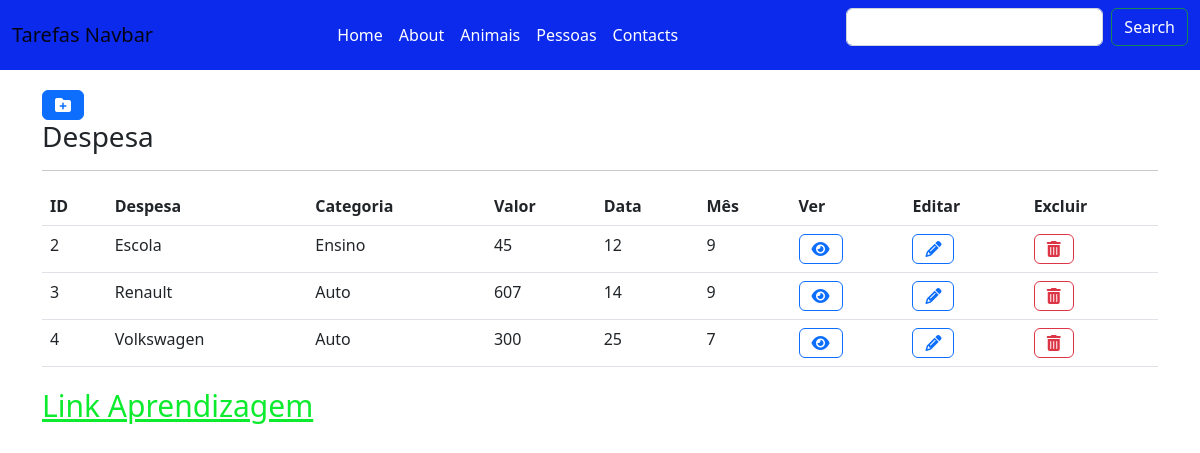
Before: /despesa/lista/ with the older database file.
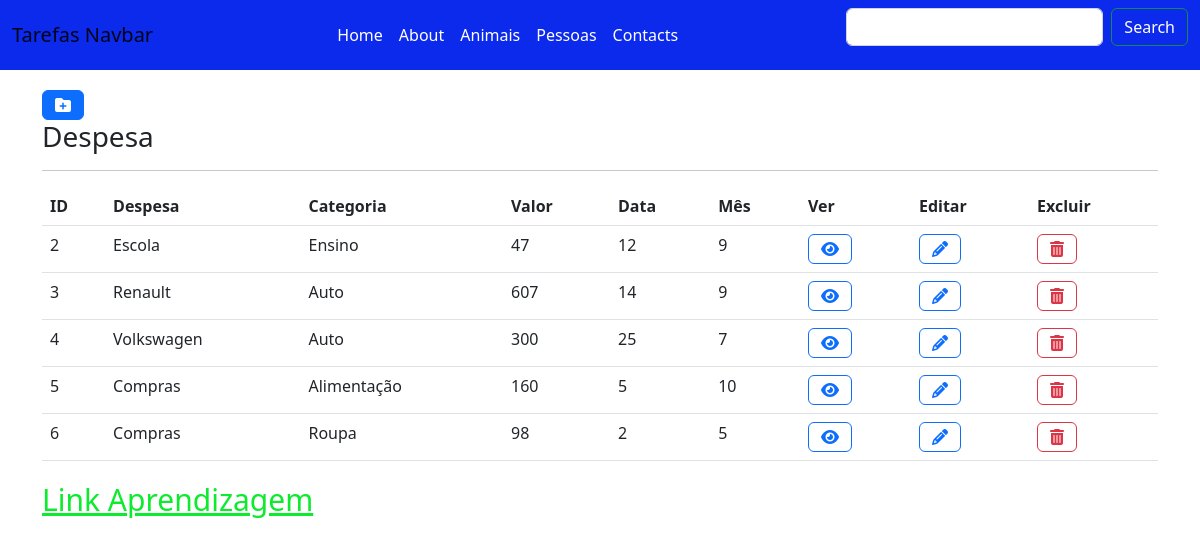
After: the same page with the newer database file.
### apps/despesa/models.py (models this page shows, shortened)
class Despesa(models.Model):
    despesa = models.CharField(max_length=30)
    categoria = models.CharField(max_length=30)
    valor = models.CharField(max_length=10)
    data = models.IntegerField()
    mes = models.IntegerField()

### apps/despesa/views.py (the view)
# urls.py: path('lista/', DespesaListView.as_view(), name='lista'),
class DespesaListView(ListView):
    model = Despesa

### apps/despesa/templates/despesa/despesa_list.html
{% extends "base.html" %}
{% block content %}
<a class="btn btn-primary" href="{% url 'despesa:novo' %}"><i class="fa-solid fa-folder-plus"></i></a>
<table class="table">
    <h3>Despesa</h3>
    <hr>
<tr>
    <th>ID</th>
    <th>Despesa</th>
    <th>Categoria</th>
    <th>Valor</th>
    <th>Data</th>
    <th>Mês</th>
    <th>Ver</th>
    <th>Editar</th>
    <th>Excluir</th>
</tr>
{% for object in object_list %}
<tr>
    <td>{{ object.id }}</td>
    <td>{{ object.despesa }}</td>
    <td>{{ object.categoria }}</td>
    <td>{{ object.valor }}</td>
    <td>{{ object.data }}</td>
    <td>{{ object.mes }}</td>
    <td><a class="btn btn-outline-primary" href="{% url 'despesa:detalhe' object.id %}"><i class="fa-solid fa-eye"></i></a></td>
    <td><a class="btn btn-outline-primary" href="{% url 'despesa:atualizar' object.id %}"><i class="fa-solid fa-pencil"></td>
    <td><a class="btn btn-outline-danger" href="{% url 'despesa:eliminar' object.id %}"><i class="fa-solid fa-trash-can"></td>
</tr>
{% endfor %}
</table>
{% endblock %}

### templates/base.html (shortened to what this page needs)
<html>
    <head>
        <link href="https://cdn.jsdelivr.net/npm/bootstrap@5.2.1/dist/css/bootstrap.min.css" rel="stylesheet">
        <link rel="stylesheet" href="../templates/css/base.css">
    </head>
    <body>
      <nav class="navbar navbar-expand-sm" style="background-color: #0c2aec;">
        <div class="container-fluid">
            <a class="navbar-brand mb-0 h1" href="#">Tarefas Navbar</a>
            <ul class="navbar-nav">
              <li class="nav-item active">
                <a class="nav-link active" href="{% url 'animal:home' %}" style="color: White;">Home</a>
              </li>
              <li class="nav-item active">
                <a class="nav-link active" href="{% url 'animal:about' %}" style="color: White;">About</a>
              </li>
              <li class="nav-item active">
                <a class="nav-link active" href="{% url 'animal:lista' %}" style="color: White;">Animais</a>
              </li>
              <li class="nav-item active">
                <a class="nav-link active" href="{% url 'pessoa:lista' %}" style="color: White;">Pessoas</a>
              </li>
              <li class="nav-item active">
                <a class="nav-link active" href="{% url 'pessoa:contacts' %}" style="color: White;">Contacts</a>
              </li>
            </ul>
          <form class="d-flex" role="search">
            <input class="form-control me-2" type="search" placeholder=" " aria-label="Search">
            <button class="btn btn-outline-success" type="submit" style="color: White;">Search</button>
          </form>
        </div>
      </nav>
       <div style="padding-top: 20px;" class="container">
        {% block content %}{% endblock %}
        <a href="https://getbootstrap.com/docs/5.2/getting-started/introduction/">Link Aprendizagem</Link></a><br><br>
      </div>
                    <!--{% load static %}
          <img src="{% static 'media/imagens/shark.jpg' %}" alt="My image"><h4>shark teeth Miocenic</h4>>
          <img src="../Beta/App2/static/media/imagens/shark teeth Miocenic.jpg"><h4>shark teeth Miocenic</h4>
          <p>Found in Adiça beach area, Portugal 09-2021</p>
          <img src="../Beta/apps/pessoa/media/imagens/2 shark teeths Miocenic.jpg"><h4>2 shark teeths Miocenic</h4>
          <p>It's brown found in Costa Caparica beach area, Portugal 07-2021</p-->
    </body>
</html>

### templates/css/base.css (style rules this page uses)
a { color: rgb(13, 235, 46); font-size: 30px; }
li { color: aliceblue; }

Changed rows visible on the page:
changed Despesa "Escola": valor "45" → "47"
added Despesa: id "5", despesa "Compras", categoria "Alimentação", valor "160", data "5", mes "10"
added Despesa: id "6", despesa "Compras", categoria "Roupa", valor "98", data "2", mes "5"
